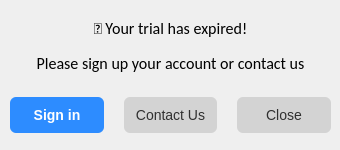
<?xml version="1.0" encoding="UTF-8"?>
<ui version="4.0">
 <class>user_expired_box</class>
 <widget class="QDialog" name="user_expired_box">
  <property name="geometry">
   <rect>
    <x>0</x>
    <y>0</y>
    <width>340</width>
    <height>150</height>
   </rect>
  </property>
  <property name="minimumSize">
   <size>
    <width>340</width>
    <height>150</height>
   </size>
  </property>
  <property name="maximumSize">
   <size>
    <width>340</width>
    <height>150</height>
   </size>
  </property>
  <property name="windowTitle">
   <string>Dialog</string>
  </property>
  <widget class="QWidget" name="horizontalLayoutWidget">
   <property name="geometry">
    <rect>
     <x>10</x>
     <y>90</y>
     <width>321</width>
     <height>51</height>
    </rect>
   </property>
   <layout class="QHBoxLayout" name="horizontalLayout">
    <property name="spacing">
     <number>20</number>
    </property>
    <item>
     <widget class="QPushButton" name="signin">
      <property name="cursor">
       <cursorShape>PointingHandCursor</cursorShape>
      </property>
      <property name="styleSheet">
       <string notr="true">QPushButton {
	font-size: 14px;
    background-color: #2D8CFF;  /* 品牌蓝色 */
    color: white;
    border-radius: 6px;
    padding: 10px 10px;
    font-weight: 500;
    border: none;
    min-width: 50px;
}
QPushButton:hover {
    background-color: #1A73E8;  /* 悬停加深 */
}
QPushButton:pressed {
    background-color: #1557B0;  /* 按压效果 */
}</string>
      </property>
      <property name="text">
       <string>Sign in</string>
      </property>
     </widget>
    </item>
    <item>
     <widget class="QPushButton" name="contactus">
      <property name="minimumSize">
       <size>
        <width>70</width>
        <height>0</height>
       </size>
      </property>
      <property name="cursor">
       <cursorShape>PointingHandCursor</cursorShape>
      </property>
      <property name="styleSheet">
       <string notr="true">QPushButton {
	font-size: 14px;
   	background-color: #d3d3d3;  /* 浅灰背景 */
    color: #303030; 
    border-radius: 6px;
    padding: 10px 10px;
    border: none;
    min-width: 50px;
}
QPushButton:hover {
    background-color: #b3b3b3;  /* 悬停加深 */
}
QPushButton:pressed {
    background-color: #b3b3b3;  /* 按压效果 */
}</string>
      </property>
      <property name="text">
       <string>Contact Us</string>
      </property>
     </widget>
    </item>
    <item>
     <widget class="QPushButton" name="close">
      <property name="minimumSize">
       <size>
        <width>70</width>
        <height>0</height>
       </size>
      </property>
      <property name="cursor">
       <cursorShape>PointingHandCursor</cursorShape>
      </property>
      <property name="styleSheet">
       <string notr="true">QPushButton {
	font-size: 14px;
   	background-color: #d3d3d3;  /* 浅灰背景 */
    color: #303030; 
    border-radius: 6px;
    padding: 10px 10px;
    border: none;
    min-width: 50px;
}
QPushButton:hover {
    background-color: #b3b3b3;  /* 悬停加深 */
}
QPushButton:pressed {
    background-color: #b3b3b3;  /* 按压效果 */
}</string>
      </property>
      <property name="text">
       <string>Close</string>
      </property>
     </widget>
    </item>
   </layout>
  </widget>
  <widget class="QWidget" name="verticalLayoutWidget">
   <property name="geometry">
    <rect>
     <x>10</x>
     <y>10</y>
     <width>321</width>
     <height>71</height>
    </rect>
   </property>
   <layout class="QVBoxLayout" name="verticalLayout">
    <property name="spacing">
     <number>0</number>
    </property>
    <item>
     <widget class="QLabel" name="label">
      <property name="font">
       <font>
        <family>Calibri</family>
        <pointsize>-1</pointsize>
       </font>
      </property>
      <property name="styleSheet">
       <string notr="true">font-size: 16px;</string>
      </property>
      <property name="text">
       <string>🚨 Your trial has expired!</string>
      </property>
      <property name="alignment">
       <set>Qt::AlignCenter</set>
      </property>
      <property name="wordWrap">
       <bool>true</bool>
      </property>
     </widget>
    </item>
    <item>
     <widget class="QLabel" name="label_msg">
      <property name="font">
       <font>
        <family>Calibri</family>
        <pointsize>-1</pointsize>
       </font>
      </property>
      <property name="styleSheet">
       <string notr="true">font-size: 16px;</string>
      </property>
      <property name="text">
       <string>Please sign up your account or contact us</string>
      </property>
      <property name="alignment">
       <set>Qt::AlignCenter</set>
      </property>
      <property name="wordWrap">
       <bool>true</bool>
      </property>
     </widget>
    </item>
   </layout>
  </widget>
 </widget>
 <resources/>
 <connections/>
</ui>
